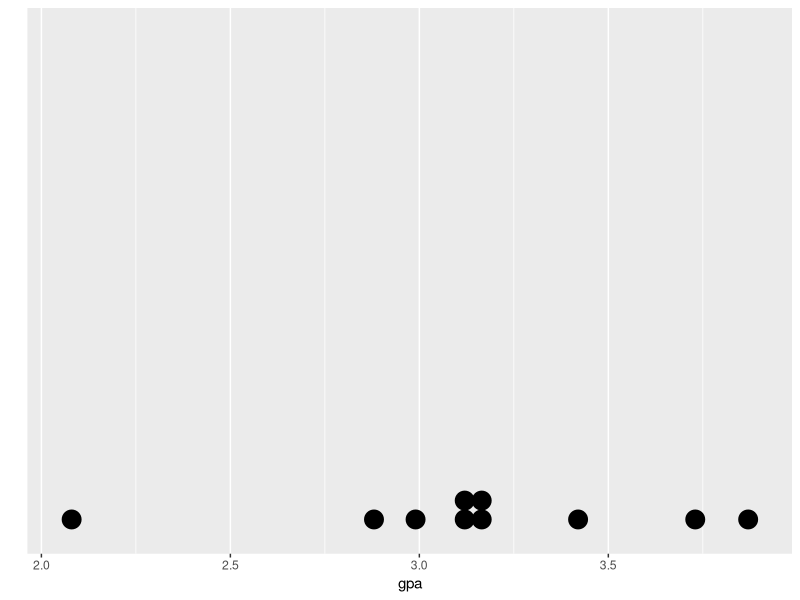
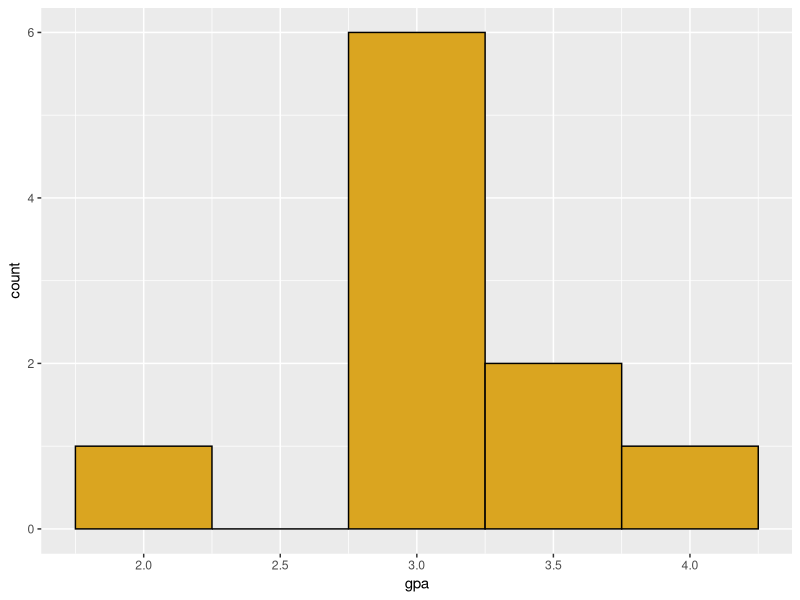
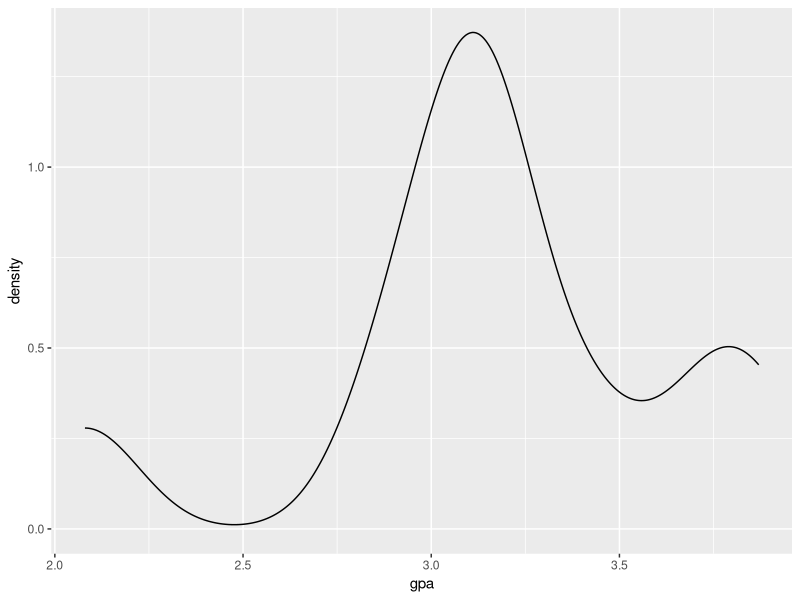
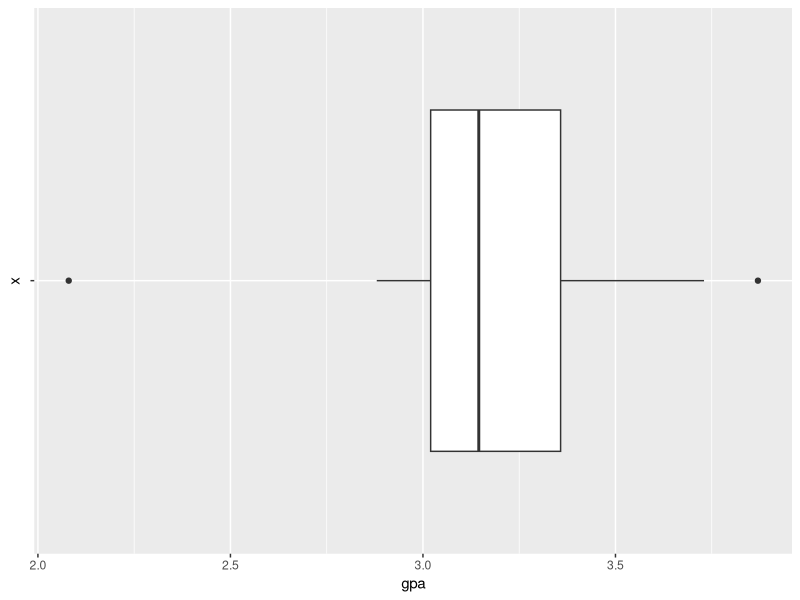

Generate these figures, in order, with R:
## ---- chunk 1
# List of useful packages
pkg <- c("dplyr", "ggplot2", "knitr")

# Check if packages are not installed and assign the
# names of the uninstalled packages to the variable new.pkg
new.pkg <- pkg[!(pkg %in% installed.packages())]

# If there are any packages in the list that aren't installed,
# install them
if (length(new.pkg)) {
  install.packages(new.pkg, repos = "http://cran.rstudio.com")
}

# Load the packages into the current environment
library(knitr)
library(dplyr)
library(ggplot2)

# Set number of digits to display
options(digits = 3)
## ---- chunk 2
set.seed(20160201)
gpa <- round(rnorm(10, mean = 3, sd = 0.5), 2)
kable(data.frame(t(gpa)), align = c("c", "c"))
## ---- chunk 3
data.frame(gpa) %>% ggplot(aes(x = gpa)) + 
  geom_dotplot(binwidth = 0.05) +
  scale_y_continuous(name = "", breaks = NULL)
## ---- chunk 4
data.frame(gpa) %>% ggplot(aes(x = gpa)) + 
  geom_histogram(binwidth = 0.5, colour = "black", fill = "goldenrod")
## ---- chunk 5
data.frame(gpa) %>% ggplot(aes(x = gpa)) + 
  geom_density()
## ---- chunk 6
data.frame(gpa) %>% ggplot(aes(x = '', y = gpa)) + 
  geom_boxplot() +
  coord_flip()
